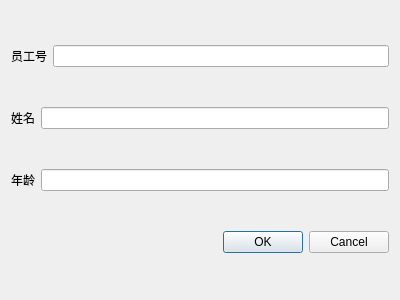
<?xml version="1.0" encoding="UTF-8"?>
<ui version="4.0">
 <class>AddStaff</class>
 <widget class="QDialog" name="AddStaff">
  <property name="geometry">
   <rect>
    <x>0</x>
    <y>0</y>
    <width>400</width>
    <height>300</height>
   </rect>
  </property>
  <property name="windowTitle">
   <string>Dialog</string>
  </property>
  <layout class="QVBoxLayout" name="verticalLayout">
   <item>
    <layout class="QHBoxLayout" name="horizontalLayout">
     <item>
      <widget class="QLabel" name="label">
       <property name="text">
        <string>员工号</string>
       </property>
      </widget>
     </item>
     <item>
      <widget class="QLineEdit" name="lineEdit"/>
     </item>
    </layout>
   </item>
   <item>
    <layout class="QHBoxLayout" name="horizontalLayout_2">
     <item>
      <widget class="QLabel" name="label_2">
       <property name="text">
        <string>姓名</string>
       </property>
      </widget>
     </item>
     <item>
      <widget class="QLineEdit" name="lineEdit_2"/>
     </item>
    </layout>
   </item>
   <item>
    <layout class="QHBoxLayout" name="horizontalLayout_3">
     <item>
      <widget class="QLabel" name="label_3">
       <property name="text">
        <string>年龄</string>
       </property>
      </widget>
     </item>
     <item>
      <widget class="QLineEdit" name="lineEdit_3"/>
     </item>
    </layout>
   </item>
   <item>
    <widget class="QDialogButtonBox" name="buttonBox">
     <property name="orientation">
      <enum>Qt::Horizontal</enum>
     </property>
     <property name="standardButtons">
      <set>QDialogButtonBox::Cancel|QDialogButtonBox::Ok</set>
     </property>
    </widget>
   </item>
  </layout>
 </widget>
 <resources/>
 <connections>
  <connection>
   <sender>buttonBox</sender>
   <signal>accepted()</signal>
   <receiver>AddStaff</receiver>
   <slot>accept()</slot>
   <hints>
    <hint type="sourcelabel">
     <x>248</x>
     <y>254</y>
    </hint>
    <hint type="destinationlabel">
     <x>157</x>
     <y>274</y>
    </hint>
   </hints>
  </connection>
  <connection>
   <sender>buttonBox</sender>
   <signal>rejected()</signal>
   <receiver>AddStaff</receiver>
   <slot>reject()</slot>
   <hints>
    <hint type="sourcelabel">
     <x>316</x>
     <y>260</y>
    </hint>
    <hint type="destinationlabel">
     <x>286</x>
     <y>274</y>
    </hint>
   </hints>
  </connection>
 </connections>
</ui>
